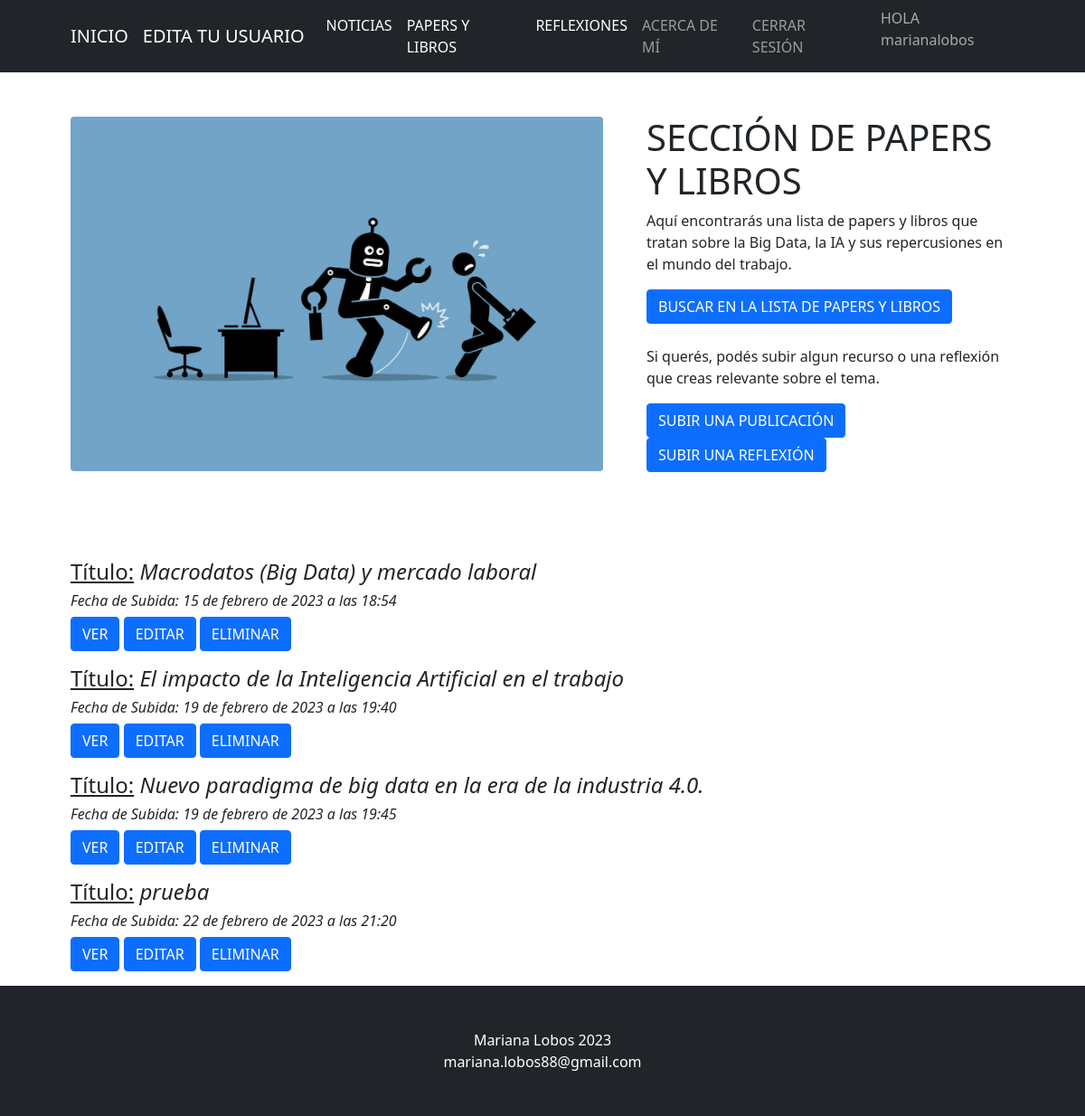
Screenshot of /AppCategorias/papers/list (signed in) with the database file from the repository.
### AppCategorias/models.py (models this page shows, shortened)
class papersLibros(models.Model):
    titulo= models.CharField(max_length=100) #titulo de la publicacion
    autor1= models.CharField(max_length=40) #solo un autor
    autor2= models.CharField(max_length=40, blank= True, null=True) #poner si tiene otro autor (luego podemos agregar mas)
    url= models.URLField(max_length=200, blank=True ,null= True) #para poner la url
    editorial= models.CharField(max_length=100)
    reseña= models.TextField(max_length=2000)
    fechaDeSubida= models.DateTimeField(auto_now_add=True)
    tag1= models.CharField(max_length=40, blank=True, null= True)
    imagen= models.ImageField(upload_to="papers", null=True, blank= True)

### AppCategorias/views.py (the view)
# urls.py: path('papers/list', views.papersList.as_view(), name= 'Papers Lista'),
class papersList(LoginRequiredMixin, ListView):
    model= papersLibros
    template_name= "AppCategorias/papers/papers_list.html"

### AppCategorias/templates/AppCategorias/papers/papers_list.html (shortened to what this page needs)
{% extends "AppCategorias/padre.html" %}
{% load static %}
{% block contenidoQueCambia %}
<div class="container px-4 px-lg-5">
    <div class="row gx-4 gx-lg-5 align-items-center my-5">
        <div class="col-lg-7"><img class="img-fluid rounded mb-4 mb-lg-0" src="{% static 'AppCategorias/assets/robotsvshumanos.jpg' %}" alt="..." /></div>
        <div class="col-lg-5">
            <h1 class="font-weight-light">SECCIÓN DE PAPERS Y LIBROS</h1>
            <p>Aquí encontrarás una lista de papers y libros que tratan sobre la Big Data, la IA y sus repercusiones en el mundo del trabajo.</p>
            <a class="btn btn-primary" href="{% url 'Busqueda Papers' %}">BUSCAR EN LA LISTA DE PAPERS Y LIBROS</a>
            <br>
            <br>
            <p>Si querés, podés subir algun recurso o una reflexión que creas relevante sobre el tema.</p>
            <a class="btn btn-primary" href="{% url 'Papers Crear' %}"> SUBIR UNA PUBLICACIÓN </a>
            <a class="btn btn-primary" href="{% url 'ReflexNot Crear' %}"> SUBIR UNA REFLEXIÓN </a>
        </div>
    </div>
    <body>
        <br>
            <br>
        {% for paper in object_list %}
        <h4><u> Título:</u> <em>{{paper.titulo}}</em></h4>
        <h6><em>Fecha de Subida: {{paper.fechaDeSubida}}</em></h6>
            <p>
            <a class="btn btn-primary" href="{% url 'Papers Detalles' paper.id %}"> VER </a>
            <a class="btn btn-primary" href="{% url 'Papers Editar' paper.id %}"> EDITAR </a>
            <a class="btn btn-primary" href="{% url 'Papers Eliminar' paper.id %}"> ELIMINAR </a>
            </p>
    {% endfor %}
    </body>
    </html>
{% endblock %}

### AppCategorias/templates/AppCategorias/padre.html (shortened to what this page needs)
<!DOCTYPE html>
<html lang="es">
    <head>
        {% load static %}
        <link href="{% static 'AppCategorias/css/styles.css' %}" rel="stylesheet" />
    </head>
    <body>
        <nav class="navbar navbar-expand-lg navbar-dark bg-dark">
            <div class="container px-5">
                <a class="navbar-brand" href="{% url 'inicio' %}">INICIO</a>
                <a class="navbar-brand" href="{% url 'Editar' %}">EDITA TU USUARIO</a>
                <div class="collapse navbar-collapse" id="navbarSupportedContent">
                    <ul class="navbar-nav ms-auto mb-2 mb-lg-0">
                        <li class="nav-item"><a class="nav-link active" aria-current="page" href="{% url 'Noticias Lista' %}">NOTICIAS</a></li>
                        <li class="nav-item"><a class="nav-link active" aria-current="page" href="{% url 'Papers Lista' %}">PAPERS Y LIBROS</a></li>
                        <li class="nav-item"><a class="nav-link active" aria-current="page" href="{% url 'ReflexNot Lista' %}">REFLEXIONES</a></li>
                        <li class="nav-item"><a class="nav-link" href="{% url 'About' %}">ACERCA DE MÍ</a></li>
                        <li class="nav-item"><a class="nav-link" href="{% url 'Salir' %}">CERRAR SESIÓN</a></li>
                        <p style="color: darkgrey">  HOLA {{user.username}}</p>
                        </ul>
                </div>
            </div>
        </nav>
        {% block contenidoQueCambia %}{% endblock %}
        <footer class="py-5 bg-dark">
            <div class="container px-4 px-lg-5"><p class="m-0 text-center text-white"> Mariana Lobos 2023 <br> mariana.lobos88@gmail.com</p></div>
        </footer>
    </body>
</html>

### rows the page displays
papersLibros: titulo "Macrodatos (Big Data) y mercado laboral", fechaDeSubida "15 de febrero de 2023 a las 18:54"
papersLibros: titulo "El impacto de la Inteligencia Artificial en el trabajo", fechaDeSubida "19 de febrero de 2023 a las 19:40"
papersLibros: titulo "Nuevo paradigma de big data en la era de la industria 4.0.", fechaDeSubida "19 de febrero de 2023 a las 19:45"
papersLibros: titulo "prueba", fechaDeSubida "22 de febrero de 2023 a las 21:20"

### other values shown
{{ user.username }} "marianalobos"
